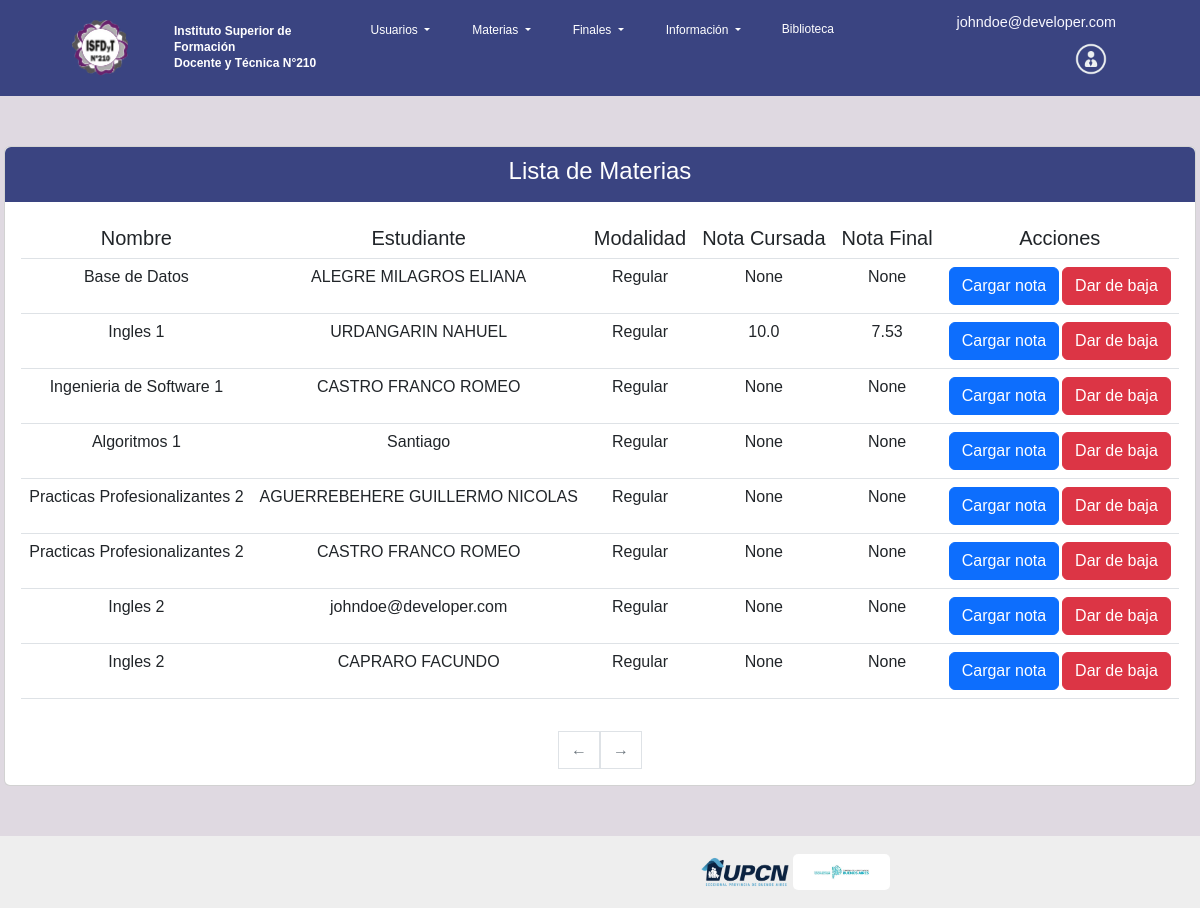
The app's page /listaMateriasAdm/ (signed in) with its own data.
### inscripcionFinales/models.py (models this page shows, shortened)
class Usuario(AbstractBaseUser,PermissionsMixin):
    email = models.EmailField('email', max_length=254, unique = True)
    username = models.CharField('username',unique = True,null = True, max_length=100, blank=False)
    nombre_completo = models.CharField('nombre_completo', max_length=200, null=True, blank=True)
    fecha_nac = models.DateField('fecha_nac', null=True, blank=True)
    dni = models.IntegerField('dni',unique = True, null= True, blank=True)
    direccion = models.CharField('direccion', max_length=50, null=True, blank=True)
    localidad = models.CharField('localidad', max_length=50, null=True, blank=True)
    ciudad = models.CharField('ciudad', max_length=100, null=True, blank=True)
    nacionalidad = models.CharField('nacionalidad',max_length=50, null=True, blank=True)
    telefono_1 = models.IntegerField('telefono_1', null=True, blank=True)
    telefono_2 = models.IntegerField('telefono_2', null=True, blank=True)
    estado_civil=models.CharField('estado_civil', choices=ESTADO_CIVIL_CHOICES,max_length=50, null=True, blank=True)
    sexo=models.CharField('sexo',choices=SEXO_CHOICES,max_length=10, null=True, blank=True)
    imagen = models.ImageField('imagenPerfil', upload_to='perfil/', max_length=200, null=True, blank=True)
    is_admin = models.BooleanField('is_admin', default=False)
    is_superuser = models.BooleanField('is_superuser', default=False)
    is_active = models.BooleanField(default = True)
    is_staff = models.BooleanField(default = False)
    carrera = models.ManyToManyField('Carrera',blank=True)
    Estudiante = 'Estudiante'
    Preceptor = 'Preceptor'
    Profesor = 'Profesor'
    Directivo = 'Directivo'
    Administrador = 'Administrador'
    Bibliotecario = 'Bibliotecario'
    ROL_CHOICES = (
        (Directivo, 'Directivo'),
        (Preceptor, 'Preceptor'),
        (Profesor, 'Profesor'),
        (Estudiante, 'Estudiante'),
        (Administrador, 'Administrador'),
        (Bibliotecario, 'Bibliotecario'),
     )
    rol = models.CharField(max_length=20, choices=ROL_CHOICES, default=Estudiante)
    objects = UsuarioManager()
    USERNAME_FIELD = 'email'
    REQUIRED_FIELDS = ['password']
    def __str__(self):
        if self.nombre_completo:
            return self.nombre_completo
        else:
            return self.email

class usuarios_materia(models.Model):
    materia = models.ForeignKey('Materia',on_delete=models.CASCADE,null=False, blank=False)
    usuario= models.ForeignKey('Usuario',on_delete=models.CASCADE,null=False, blank=False)
    nota_cursada=models.FloatField('Nota de Cursada',null=True,blank=True)
    nota_final=models.FloatField('Nota de Final',null=True,blank=True)
    aprobada= models.BooleanField(default=False)
    condicional= models.BooleanField(default=False)
    modalidad=models.CharField('Modalidad',choices=MODALIDAD_CHOICES,max_length=2, null=True, blank=True)
    ciclo_lectivo=models.CharField('Ciclo lectivo',unique = True,null=True, blank=True, max_length=100)

class Materia(models.Model):
    nombre_materia = models.CharField('nombre_materia', max_length=50)
    carrera = models.ForeignKey('Carrera',on_delete=models.CASCADE,null=True)
    profesor = models.ForeignKey('Usuario',on_delete=models.CASCADE,null=True)
    inscripcionAbierta = models.BooleanField(default=False)
    Inicio = '12:00'
    Inicio1 = '14:00'
    Inicio2 = '16:00'
    Inicio3 = '18:00'
    Inicio4 = '20:00'
    HORARIO_CHOICES = (
        ('12:00', '12:00'),
        ('14:00', '14:00'),
        ('16:00', '16:00'),
        ('18:00', '18:00'),
        ('20:00', '20:00')
        )
    Horario=models.CharField(max_length=22, choices=HORARIO_CHOICES, default='12:00')
    ANIO_CHOICES = (
        (1, '1'),
        (2, '2'),
        (3, '3'),
        (4, '4'),
     )
    anio=models.IntegerField(choices=ANIO_CHOICES, default=1)
    DIA_CHOICES = (
        ('Lunes', 'Lunes'),
        ('Martes', 'Martes'),
        ('Miércoles', 'Miércoles'),
        ('Jueves', 'Jueves'),
        ('Viernes', 'Viernes'),
    )
    dia = models.CharField(max_length=20, choices=DIA_CHOICES, default='Lunes')
    def __str__(self):
        return self.nombre_materia

### inscripcionFinales/views.py (the view)
# urls.py: path('listaMateriasAdm/', login_required(lista_materias_inscriptas_adm), name='lista_materias_inscriptas_adm'),
def lista_materias_inscriptas_adm(request):
    materias_inscriptas = usuarios_materia.objects.select_related('materia')
    return render(request, 'materias/lista_materias_inscriptas_adm.html', {'materias': materias_inscriptas})

### inscripcionFinales/templates/materias/lista_materias_inscriptas_adm.html (shortened to what this page needs)
{% extends 'base/base.html' %}
{% block content %}
<div class="card-body" style="margin-top: 50px; margin-bottom: 50px;">
        <div class="card">
        <div class="card-headers rounded-top">
            <h4 class="card-title">Lista de Materias</h4>
        </div>
        <div class="card-body">
            {% if materias %}
            <table class="table">
                <thead>
                    <tr>
                        <th class="h5">Nombre</th>
                        <th class="h5">Estudiante</th>
                        <th class="h5">Modalidad</th>
                        <th class="h5">Nota Cursada</th>
                        <th class="h5">Nota Final</th>
                        <th class="h5">Acciones</th>
                    </tr>
                </thead>
                <tbody>
                        {% for materia in materias %}
                            <tr class="inscripcion text-center"hidden=True>
                                <td class="h6">{{materia.materia}}</td>
                                <td class="h6">{{materia.usuario}}</td>
                                <td id='modalidad{{materia.id}}' class="h6">{{materia.get_modalidad_display}}</td>
                                <td class="h6">{{materia.nota_cursada}}</td>
                                <td class="h6">{{materia.nota_final}}</td>
                                <td>
                                    <a name="" id="" class="btn btn-primary" href="/cargar_nota_cursada/{{materia.id}}" role="button">Cargar nota</a>
                                    <a name="" id="" class="btn btn-danger" href="/eliminar_inscripcion_materia/{{materia.id}}" role="button">Dar de baja</a>
                                </td>
                            </tr>
                        {% endfor %}
                </tbody>
            </table>
            {% else %}
            <div class="alert alert-danger" style="font-size: 20px;"> No hay materias disponibles.</div>
        {% endif %}
        </div>
        <nav aria-label="..." class="d-flex justify-content-center">
            <ul class="pagination">
              <li class="page-item" id='btnAnt'>
              <button class="page-link" title="Anterior" id='btnAnt_' style="cursor: pointer;"onclick="paginaAnt()">←</button>
              </li>
              <li class="page-item" id='btnSig'>
              <button class="page-link" title="Siguiente" id='btnSig_' onclick="paginaSig()">→</button>
              </li>
            </ul>
          </nav>
    </div>
</div>
{% endblock %}

### inscripcionFinales/templates/base/navbar.html (shortened to what this page needs)
<nav class="navbar  navbar-expand-lg navbar-dark">
  <div class="container-fluid">
    <a class="navbar-brand" href="/">
      <img class="logo-insti" src="/static/imagenes/Logo_i210.png">
    </a>
    <div class="rotulo">
      Instituto Superior de Formación<br>Docente y Técnica N°210
    </div>
    <div class="collapse navbar-collapse" id="navbarNavDropdown">
      <ul class="navbar-nav" style="text-align: right;">
        {% if request.user.is_staff or request.user.is_superuser or request.user.admin %}
          <li class="nav-item">
            <div class="dropdown">
              <button class="btn btn-navbar dropdown-toggle nav-link" type="button" id="dropdownMenuButton1" data-bs-toggle="dropdown" aria-expanded="false" style="text-decoration: none" style="text-align: right">
                Usuarios
              </button>
            </div>
          </li>
        {% endif %}
        {% if user.is_authenticated %}
        <li class="nav-item">
            <div class="dropdown">
              <button class="btn btn-navbar dropdown-toggle nav-link" type="button" id="dropdownMenuButton1" data-bs-toggle="dropdown" aria-expanded="false" style="text-decoration: none" style="text-align: right">
                Materias
              </button>
            </div>
          </li>
          {% endif %}
        {% if user.is_authenticated %}
        <li class="nav-item">
            <div class="dropdown">
              <button class="btn btn-navbar dropdown-toggle nav-link" type="button" id="dropdownMenuButton1" data-bs-toggle="dropdown" aria-expanded="false" style="text-decoration: none" style="text-align: right">
                Finales
              </button>
            </div>
          </li>
          {% endif %}
          {% if user.is_authenticated %}
          <li class="nav-item">
            <div class="dropdown">
              <button class="btn btn-navbar dropdown-toggle nav-link" type="button" id="dropdownMenuButton1" data-bs-toggle="dropdown" aria-expanded="false" style="text-decoration: none" style="text-align: right">
                Información
              </button>
            </div>
          <li class="nav-item">
            <a class="nav-link" href="#" rel="noopener noreferrer" style="text-decoration: none">Biblioteca</a>
          </li>
            {% endif %}
        {% if not user.is_authenticated %}
          <li class="nav-item">
            <a class="nav-link" href="{% url 'login' %}">
              <img class="icono-nav" src="/static/imagenes/Login.png">
              <span class="nav-user">Login</span>
            </a>
          </li>
        {% else %}
          <li class="nav-item">
          </li>
          <li class="nav-item last-nav-item">
          <li class="nav-item last-nav-item">
            <div class="dropdown">
              <table>
                <tr>
                  <h9 style="color:ghostwhite">{{user.email}}</h9>
                  <button class="btn dropdown mrg-0 only-lt" type="button" data-bs-toggle="dropdown">
                    <a class="nav-link" href="#">
                      {% if request.user.is_staff or request.user.is_superuser or request.user.admin %}
                      <img class="icono-nav" src="/static/imagenes/Perfiladmin.png" alt="Default Image">
                    {% else %}
                      {% if user.imagen %}
                        <img class="icono-nav" src="{{ user.imagen.url }}" alt="User Image">
                      {% else %}
                        <img class="icono-nav" src="/static/imagenes/Perfil.png" alt="Default Image">
                      {% endif %}
                    {% endif %}
                    </a>
                  </button>
                </tr>
                </table>
                </li>
              </ul>
            </div>
        {% endif %}
    </div>
</nav>

### inscripcionFinales/static/style.css (style rules this page uses)
html { box-sizing: border-box; }
*, *:before, *:after { box-sizing: inherit; }
body { font-family: 'Trebuchet MS', 'Arial', sans-serif; font-style: normal; font-size: 0.65rem; overflow-x: hidden; position: relative; width: 100vw; max-width: 100vw; min-height: 100vh; background-color: #DFD9E1; }
.navbar { background-color: #3A4481; font-size: 1.2vw; font-weight: 400; padding: 0; }
.container-fluid { display: flex; }
.logo-insti { max-width: 7vh; height: 7vh; margin: 0 2.5vw 0 5vw; padding: 0; }
.rotulo { color: #fff; font-weight: 700; font-size: 2.7vw; line-height: 3.86vw; }
@media (min-width: 568px) { .rotulo { font-size: 1.5vw; line-height: 1.9vw; } }
@media (min-width: 768px) { .rotulo { font-size: 1vw; line-height: 1.3vw; } }
.navbar-nav { flex-grow: 1; }
@media (min-width: 960px) { .navbar-nav li:nth-of-type(1) { margin-left: auto; } }
@media (min-width: 960px) { .navbar-nav li:nth-of-type(6) { margin-left: auto; } }
@media (min-width: 960px) { .navbar-nav li:nth-of-type(7) { margin-right: 2vw; } }
.last-nav-item { margin-right: 5vw; margin-left: auto; }
.mrg-0 { margin: 0; padding: 0; }
.nav-item { padding: 1vw; }
.icono-nav { max-width: 4vw; margin: 0 3vw 0 0; padding: 0; }
@media (min-width:960px) { .icono-nav { margin: 0; max-width: 4vh; } }
.nav-link { color:#fff; font-weight: 400; font-size: 3.2vw; line-height: 2.86vw; }
@media (min-width:768px) { .nav-link { font-size: 2.15vw; line-height: 1.5vw; } }
@media (min-width:960px) { .nav-link { font-size: 1vw; line-height: 1.5vw; } }
.text-center { text-justify: center; }
.card-headers { background-color: #3A4481; color: white; text-align: center; height: 55px; line-height: 20px; padding: 10px 20px; }
tbody { background-color: #ffffff; }
th.h5 { text-align: center; }

### records on screen
Usuario: email "johndoe@developer.com"
usuarios_materia: materia "Base de Datos", usuario "ALEGRE MILAGROS ELIANA", modalidad "Regular", nota_cursada "None", nota_final "None"
usuarios_materia: materia "Ingles 1", usuario "URDANGARIN NAHUEL", modalidad "Regular", nota_cursada "10.0", nota_final "7.53"
usuarios_materia: materia "Ingenieria de Software 1", usuario "CASTRO FRANCO ROMEO", modalidad "Regular", nota_cursada "None", nota_final "None"
usuarios_materia: materia "Algoritmos 1", usuario "Santiago", modalidad "Regular", nota_cursada "None", nota_final "None"
usuarios_materia: materia "Practicas Profesionalizantes 2", usuario "AGUERREBEHERE GUILLERMO NICOLAS", modalidad "Regular", nota_cursada "None", nota_final "None"
usuarios_materia: materia "Practicas Profesionalizantes 2", usuario "CASTRO FRANCO ROMEO", modalidad "Regular", nota_cursada "None", nota_final "None"
usuarios_materia: materia "Ingles 2", usuario "johndoe@developer.com", modalidad "Regular", nota_cursada "None", nota_final "None"
usuarios_materia: materia "Ingles 2", usuario "CAPRARO FACUNDO", modalidad "Regular", nota_cursada "None", nota_final "None"
